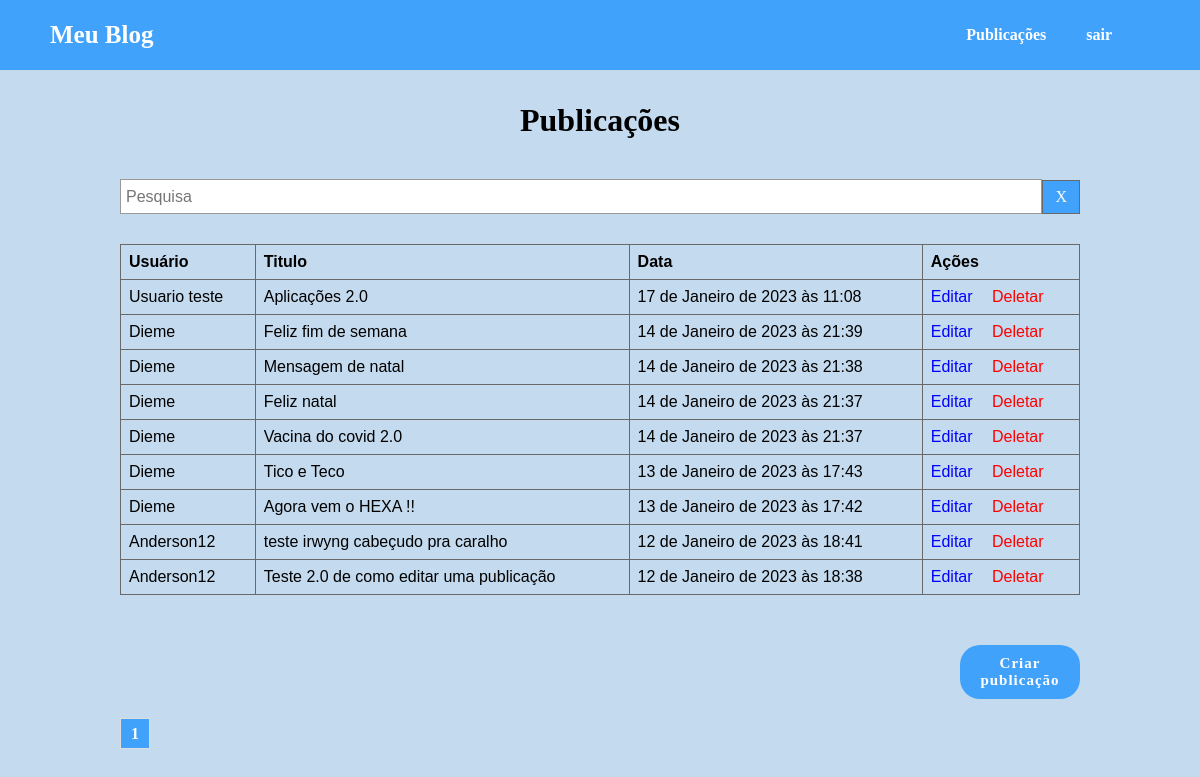
Before: /post/ (signed in) with the older database file.
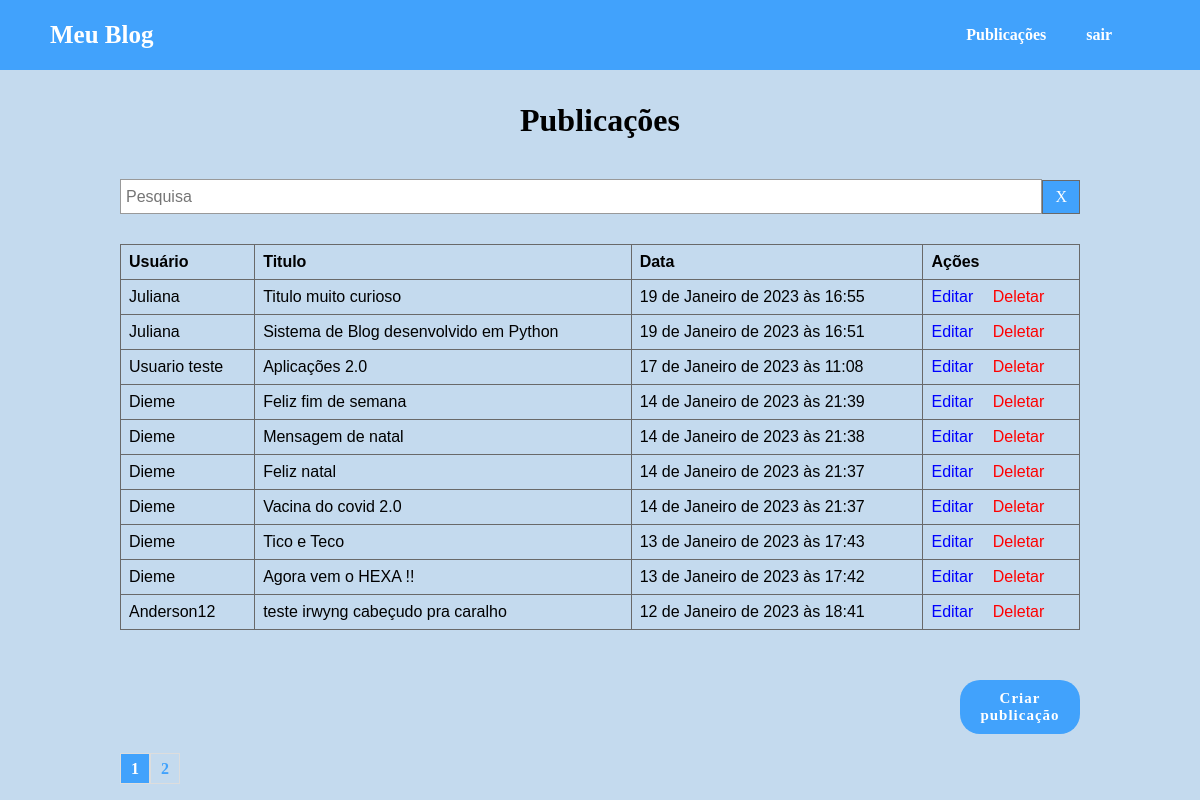
After: the same page with the newer database file.
### accounts/models.py (models this page shows, shortened)
class Post(models.Model):
    categoria = models.ForeignKey(Categoria, on_delete=models.CASCADE, related_name='categoria')
    autor = models.ForeignKey(Usuario, on_delete=models.CASCADE)
    titulo = models.CharField(max_length=255)
    publicacao = models.CharField(max_length=1000)
    date_create = models.DateTimeField(default=timezone.now)

class Usuario(models.Model):
    choices = [('AD', 'Administrador'), ('AU', 'Autor'),('CO', 'Comum')]
    nome_autor = models.CharField(max_length=100)
    sobrenome = models.CharField(max_length=100, blank=True)
    usuario = models.CharField(max_length=100)
    data_nascimento = models.DateField(blank=True, null=True)
    date_create = models.DateTimeField(default=timezone.now)
    senha = models.CharField(max_length=100)
    tipo = models.CharField(max_length=30, choices=choices, default='CO')
    def __str__(self):
        return self.nome_autor

### post/views.py (the view)
# urls.py: path('post/', include('post.urls')),
def post(request):
    usuario_id = request.session['usuario_id']
    usuario_name = request.session['usuario_name']
    usuario_tipo = request.session['usuario_tipo']
    post = Post.objects.order_by('-date_create')
    paginator = Paginator(post,10)
    page_number = request.GET.get('page')
    post = paginator.get_page(page_number)
    return render(request, 'post/post.html',{
        'posts': post,
        'usuario_id':usuario_id,
        'usuario_name':usuario_name,
        'usuario_tipo':usuario_tipo,
    })

### post/templates/post/post.html (shortened to what this page needs)
{% extends 'base.html' %}
{% block conteudo %}
<div class="main_posts">
    <h1>Publicações</h1>
    <div class="box_search">
        <form action="{% url 'search' %}" method="GET">
            <input type="text" name="termo" id="termo" value="{{ request.GET.termo }}" placeholder="Pesquisa">
            <a href="{% url 'post' %}" title="Resetar Pesquisa">X</a>
        </form>
    </div>
    <div class="post">
        <table>
            <thead>
                <th>Usuário</th>
                <th>Titulo</th>
                <th>Data</th>
                {% if usuario_tipo == 'AU' %}
                <th>Ações</th>
                {% endif %}
            </thead>
            {% for post in posts %}
            <tbody>
                <tr>
                    <td onclick="redirect('{{ post.id }}')">{{ post.autor }}</td>
                    <td onclick="redirect('{{ post.id }}')">{{ post.titulo }}</td>
                    <td onclick="redirect('{{ post.id }}')">{{ post.date_create }}</td>
                    {% if usuario_tipo == 'AU' %}
                    <td>
                        <a class="button_post_update" href="{% url 'post_update' post.id %}" title="Editar publicação">
                            Editar
                        </a>
                        <a class="button_post_delete" href="{% url 'post_verified' post.id %}">Deletar</a>
                    </td>
                    {% endif %}
                </tr>
            </tbody>
            {% endfor %}
        </table>
    </div>
    {% if usuario_tipo == 'AU' %}
    <div class="button_categorias">
        <a class="button_confirm" href="{% url 'post_create' %}">Criar publicação</a>
    </div>
    {% endif %}
    <div class="footer_paginator">
        {% for pagina in posts.paginator.page_range %}
        {% if posts.number == pagina %}
        <div class="page_select">
            <a href="?page={{ pagina }}">{{ pagina }}</a>
        </div>
        {% else %}
        <div>
            <a href="?page={{ pagina }}">{{ pagina }}</a>
        </div>
        {% endif %}
        {% endfor %}
    </div>
</div>
{%endblock%}

Changed rows visible on the page:
no longer on this page (row unchanged): Post: autor "Anderson12", titulo "Teste 2.0 de como editar uma publicação", date_create "12 de Janeiro de 2023 às 18:38"
added Post: autor "Juliana", titulo "Titulo muito curioso", date_create "19 de Janeiro de 2023 às 16:55"
added Post: autor "Juliana", titulo "Sistema de Blog desenvolvido em Python", date_create "19 de Janeiro de 2023 às 16:51"
Other visible differences:
new list line: "2"
